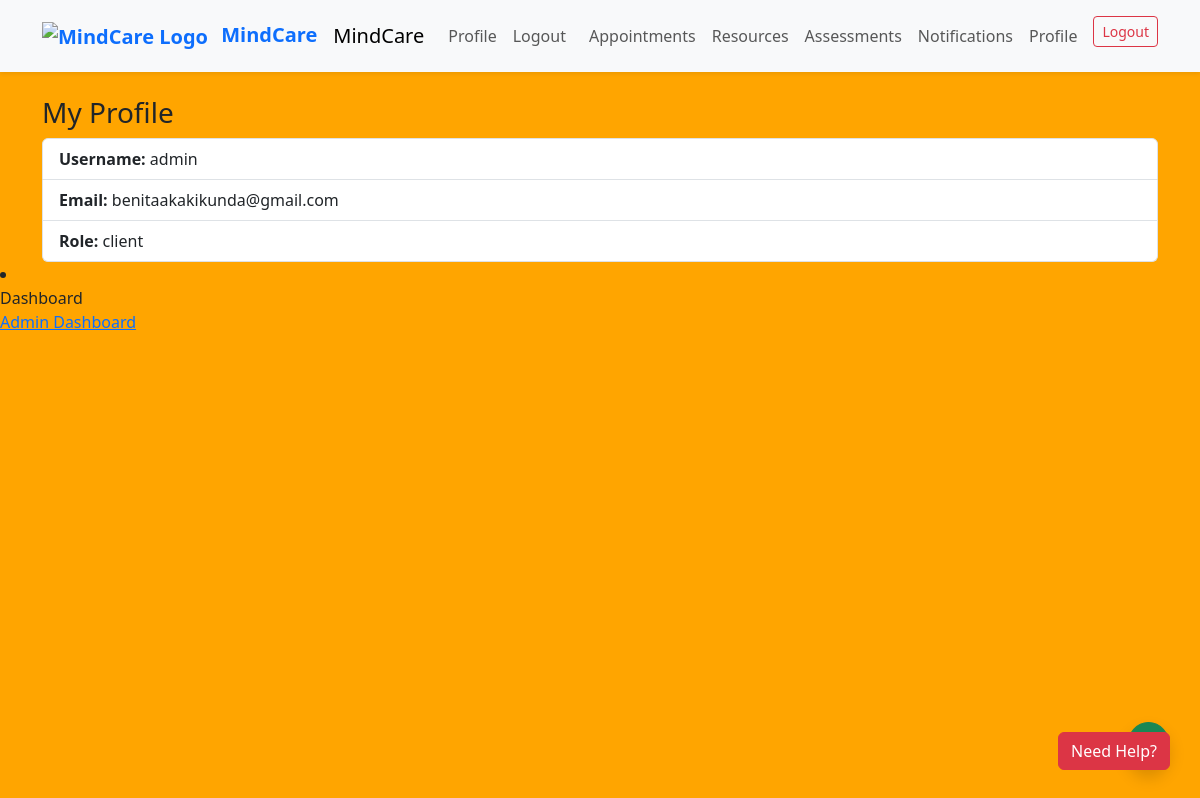
The page /profile/ (signed in) on the database its author committed.
### core/models.py (models this page shows)
class CustomUser(AbstractUser):
    ROLE_CHOICES = (
        ('admin', 'Admin'),
        ('therapist', 'Therapist'),
        ('client', 'Client'),
    )
    role = models.CharField(max_length=10, choices=ROLE_CHOICES, default='client')
    specialty = models.CharField(max_length=100, blank=True, null=True)
    location = models.CharField(max_length=100, blank=True, null=True)
    bio = models.TextField(blank=True, null=True)
    image = models.ImageField(upload_to='profile_images/', blank=True, null=True)

### core/views.py (the view)
# urls.py: path('profile/', profile_view, name='profile'),
@login_required
def profile_view(request):
    if request.method == 'POST':
        form = CustomUserChangeForm(request.POST, instance=request.user)
        if form.is_valid():
            form.save()
            messages.success(request, 'Your profile has been updated!')
            return redirect('profile')
    else:
        form = CustomUserChangeForm(instance=request.user)
    return render(request, 'core/profile.html', {'form': form})

### core/templates/core/profile.html (shortened to what this page needs)
{% extends 'base.html' %}
{% block content %}
<div class="container mt-4">
  <h3>My Profile</h3>
  <ul class="list-group">
    <li class="list-group-item"><strong>Username:</strong> {{ request.user.username }}</li>
    <li class="list-group-item"><strong>Email:</strong> {{ request.user.email }}</li>
    <li class="list-group-item"><strong>Role:</strong> {{ request.user.role|default:"User" }}</li>
  </ul>
</div>
{% endblock %}

### core/static/css/style.css (style rules this page uses)
body { background-color: orange; font-family: 'Segoe UI', sans-serif; }

### rows shown on the page
CustomUser: user.username "admin", user.email "benitaakakikunda@gmail.com", user.role "client"
